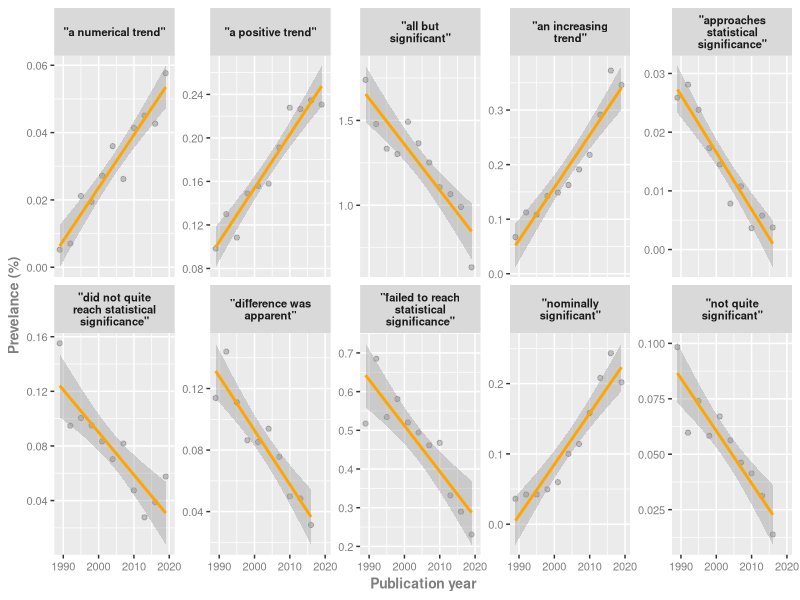
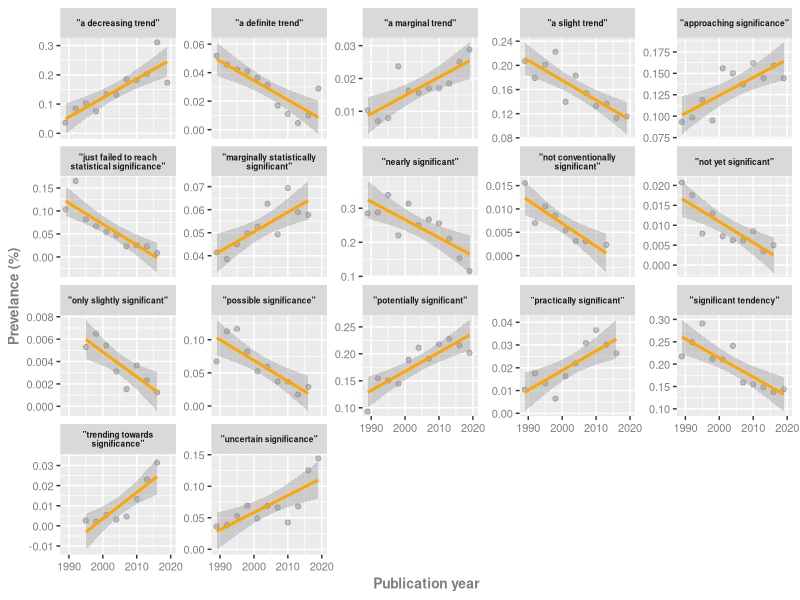

R code for these plots, in order:
#!/usr/bin/env Rscript

library( 'ggplot2' )
library( 'plyr' )

############################

###
# Get data, given BF threshold
##
get_data <- function( df, bf, lmin, lmax )
{
    bf_thres <- bf[ ( bf$BayesFactor >= lmin ) & ( bf$BayesFactor < lmax ), ]
    
    # select sentences
    sel <- df[ df$phrase %in% bf_thres$phrase, ]
    sel$phrase <- paste0( '"', sel$phrase, '"' )    
    
    return( sel )
}

####################

# output dir
outdir <- 'out.04.plots'
dir.create( outdir, showWarnings = FALSE )

# prevalence input
df <- read.csv( 'out.01.process/sum_data.csv', row.names = 1 )

# select sentences for main figure
bf <- read.csv( 'out.03.stats/BF_fits.csv', row.names = 1 )

# select hightest Bayes Factor
sel_1 <- get_data( df, bf, 100, 100000000 )
sel_2 <- get_data( df, bf, 10, 100 )
#sel_3 <- get_data( df, bf, 3.2, 10 )

get_wraper <- function(width) {
    function(x) {
        lapply(strwrap(x, width = width, simplify = FALSE), paste, collapse="\n")
    }
}

# main figure
p_1 <- ggplot( data = sel_1, aes( x = labels - 1, y = prev ) ) + 
            geom_point( alpha = 0.2 ) + 
            stat_smooth( method = 'lm', formula = 'y ~ x', se = TRUE, colour = 'orange' ) +
            scale_x_continuous( breaks = c( 1990, 2000, 2010, 2020 ), limits = c( NA, 2020 ) ) +
            ylab( "Prevelance (%)") +
            xlab( 'Publication year' ) +
            facet_wrap( ~phrase, labeller = label_wrap_gen( width = 20 ), ncol = 5, scale = 'free_y' ) +
            theme( strip.text.x = element_text( size = 8, face = 'bold' ),
                    axis.text = element_text( size = 8, colour = 'gray50', angle = 0 ),
                    axis.title = element_text( size = 10, colour = 'gray50', face = 'bold' ) )

# save to disk
outfile <- paste0( outdir, '/Scatterplot__bf-100-1000.png' )
ggsave( file = outfile, plot = p_1, height = 4, width = 8, dpi = 200 )

############ 10 - 100

# main figure
p_2 <- ggplot( data = sel_2, aes( x = labels - 1, y = prev ) ) + 
            geom_point( alpha = 0.2 ) + 
            stat_smooth( method = 'lm', formula = 'y ~ x', se = TRUE, colour = 'orange' ) +
            scale_x_continuous( breaks = c( 1990, 2000, 2010, 2020 ), limits = c( NA, 2020 ) ) +
            ylab( "Prevelance (%)") +
            xlab( 'Publication year' ) +
            facet_wrap( ~phrase, labeller = label_wrap_gen( width = 30 ), ncol = 5, scale = 'free_y' ) +
            theme( strip.text.x = element_text( size = 6, face = 'bold' ),
                    axis.text = element_text( size = 8, colour = 'gray50', angle = 0 ),
                    axis.title = element_text( size = 10, colour = 'gray50', face = 'bold' ) )


# save to disk
outfile <- paste0( outdir, '/Scatterplot__bf-10-100.png' )
ggsave( file = outfile, plot = p_2, height = 7, width = 9, dpi = 200 )




